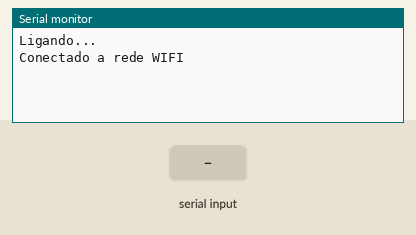
This sketch was run on a simulated ESP32. Parts: the last lines printed to the serial monitor. The test bench sets the inputs (shaded band). WiFi joins after 1.5 s; servers stay silent unless stated; the local clock reads 2024-03-15 10:24:30 at power-on unless the sketch sets it; not simulated (calls return 0 or success): Secrets.h.

Above: at 3.7 s.
3.8 s: "p\n" received over Serial
At 4.6 s:
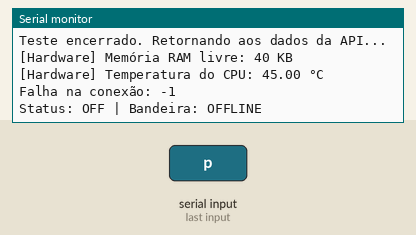
5.3 s: "1\n" received over Serial
At 6.5 s:
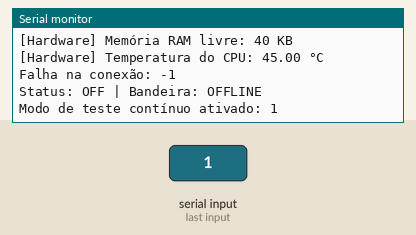

Measured:
- after the input at 3.8 s, the serial monitor: prints a new line at once (image 1)
- after the input at 5.3 s, the serial monitor: prints a new line at once (image 2)

The sketch:

F1Controller.ino
```cpp
#include "WifiSettings.h"
#include "DadosF1.h"
#include "LedController.h"

// Time control
const char* ntpServer = "a.st1.ntp.br";
const long gmtOffset_sec = -3 * 3600;
const int daylightOffset_sec = 0;

// Data time control
unsigned long lastExecution = 0;
unsigned long currentInterval = 10000;

// Test
char test = ' ';

void setup() {
  Serial.begin(115200);

  while (!Serial) {
    delay(10);
  }

  delay(1000);
  Serial.println("Ligando...");
  configWifi();  // Configura WiFi ao ligar

  configTime(gmtOffset_sec, daylightOffset_sec, ntpServer);  // Configura horário ao ligar
  setupLeds();
}

void loop() {
  unsigned long now = millis();
  float coreTemp = temperatureRead();
  uint32_t freeRAM = ESP.getFreeHeap();

  if (WiFi.status() == WL_CONNECTED) {

    // 1. LEITURA DO SERIAL E CONTROLE DO MODO DE TESTE
    if (Serial.available() > 0) {
      char c = Serial.read();
      if (c != '\n' && c != '\r') {
        if (c == 'p' || c == 'P') {
          test = ' ';  // A letra 'p' encerra o teste
          Serial.println("Teste encerrado. Retornando aos dados da API...");
          lastExecution = now - currentInterval;  // Força uma requisição na API imediatamente
        } else {
          test = c;  // Armazena a letra para rodar em loop
          Serial.print("Modo de teste contínuo ativado: ");
          Serial.println(test);
        }
      }
    }

    // 2. SEPARAÇÃO: MODO TESTE VS MODO API
    if (test != ' ') {

      // Se estiver em teste, atualiza os LEDs continuamente (ignora a internet)
      updateLedsF1("", true, test);
      delay(50);  // Pausa pequena para não travar o ESP com excesso de velocidade no loop

    } else {

      // Se NÃO estiver em teste, usa o temporizador normal da API da F1
      if (now - lastExecution >= currentInterval) {
        lastExecution = now;

        Serial.print("[Hardware] Memória RAM livre: ");
        Serial.print(freeRAM / 1024);
        Serial.println(" KB");
        Serial.print("[Hardware] Temperatura do CPU: ");
        Serial.print(coreTemp);
        Serial.println(" °C");

        // Busca os dados oficiais
        RaceData raceData = fetchRaceData();  //
        currentInterval = raceData.active ? 3000 : 15000;

        updateLedsF1(raceData.flag, raceData.active, test);

        Serial.printf("Status: %s | Bandeira: %s\n",
                      raceData.active ? "CORRIDA" : "OFF", raceData.flag.c_str());
      }
    }
  }
}
```

DadosF1.h
```cpp
#include <HTTPClient.h>
#include <NetworkClientSecure.h>
#include "Secrets.h"


// Cria uma estrutura para retornar os dois valores juntos
struct RaceData {
  bool active;
  String flag;
};

RaceData fetchRaceData() {
  RaceData data;
  data.active = false;
  data.flag = "OFFLINE";

  NetworkClientSecure client;
  client.setInsecure();
  HTTPClient http;

  http.begin(client, raceControlUrl);
  http.setReuse(true);

  int httpCode = http.GET();

  if (httpCode == 200) {
    data.active = true;
    data.flag = http.getString();
    data.flag.trim();
  } else {
    Serial.printf("Falha na conexão: %d\n", httpCode);
  }

  http.end();
  return data;
}
```

WifiSettings.h
```cpp
#include <WiFi.h>
#include <WebServer.h>
#include <DNSServer.h>
#include <WiFiManager.h>

void configWifi(){

  WiFiManager wifiManager;

  wifiManager.setConfigPortalTimeout(240);

  if(!wifiManager.autoConnect("ControladorF1", "configuracao")){
    Serial.println("Falha na conexao. Resetar e tentar novamente...");
    delay(3000);
    ESP.restart();
    delay(5000);
  }

  Serial.println("Conectado a rede WIFI");

}
```
